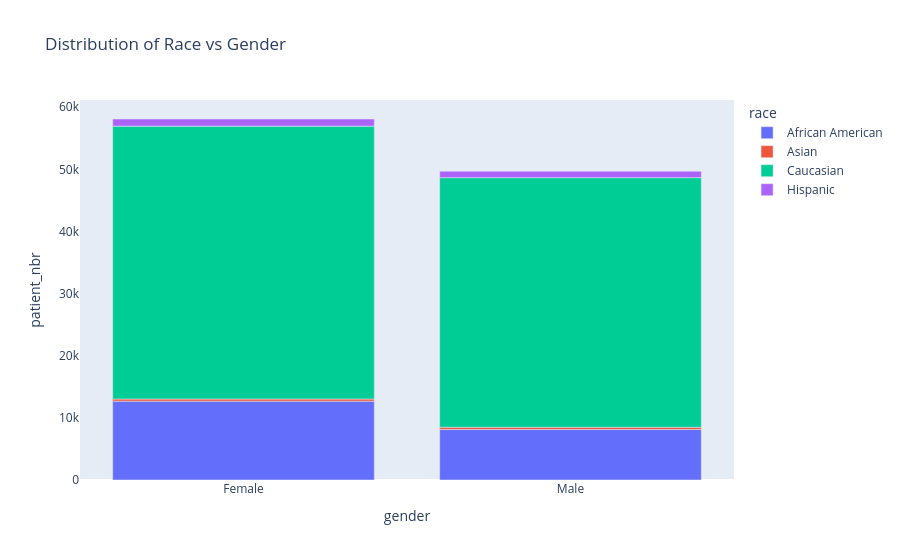

The notebook cell saved with this chart:
### Code cell
#visualize
fig = px.bar(top_seven, x='gender', y='patient_nbr', color='race'
             , title='Distribution of Race vs Gender')
fig.update_xaxes(showgrid=False)
fig.update_yaxes(showgrid=False)
fig.show()

### Figure 1 — Plotly figure (JSON) as saved in the notebook; plotly's stock layout.template omitted (floating-point values rounded to 4 significant figures)
{"data": [{"hovertemplate": "race=African American<br>gender=%{x}<br>patient_nbr=%{y}<extra></extra>", "legendgroup": "African American", "marker": {"color": "#636efa", "pattern": {"shape": ""}}, "name": "African American", "orientation": "v", "showlegend": true, "textposition": "auto", "type": "bar", "x": ["Female", "Male"], "xaxis": "x", "y": [12691, 8127], "yaxis": "y"}, {"hovertemplate": "race=Asian<br>gender=%{x}<br>patient_nbr=%{y}<extra></extra>", "legendgroup": "Asian", "marker": {"color": "#EF553B", "pattern": {"shape": ""}}, "name": "Asian", "orientation": "v", "showlegend": true, "textposition": "auto", "type": "bar", "x": ["Female", "Male"], "xaxis": "x", "y": [342, 356], "yaxis": "y"}, {"hovertemplate": "race=Caucasian<br>gender=%{x}<br>patient_nbr=%{y}<extra></extra>", "legendgroup": "Caucasian", "marker": {"color": "#00cc96", "pattern": {"shape": ""}}, "name": "Caucasian", "orientation": "v", "showlegend": true, "textposition": "auto", "type": "bar", "x": ["Female", "Male"], "xaxis": "x", "y": [43903, 40170], "yaxis": "y"}, {"hovertemplate": "race=Hispanic<br>gender=%{x}<br>patient_nbr=%{y}<extra></extra>", "legendgroup": "Hispanic", "marker": {"color": "#ab63fa", "pattern": {"shape": ""}}, "name": "Hispanic", "orientation": "v", "showlegend": true, "textposition": "auto", "type": "bar", "x": ["Female", "Male"], "xaxis": "x", "y": [1159, 1041], "yaxis": "y"}], "layout": {"barmode": "relative", "legend": {"title": {"text": "race"}, "tracegroupgap": 0}, "title": {"text": "Distribution of Race vs Gender"}, "xaxis": {"anchor": "y", "domain": [0, 1], "showgrid": false, "title": {"text": "gender"}}, "yaxis": {"anchor": "x", "domain": [0, 1], "showgrid": false, "title": {"text": "patient_nbr"}}}}
